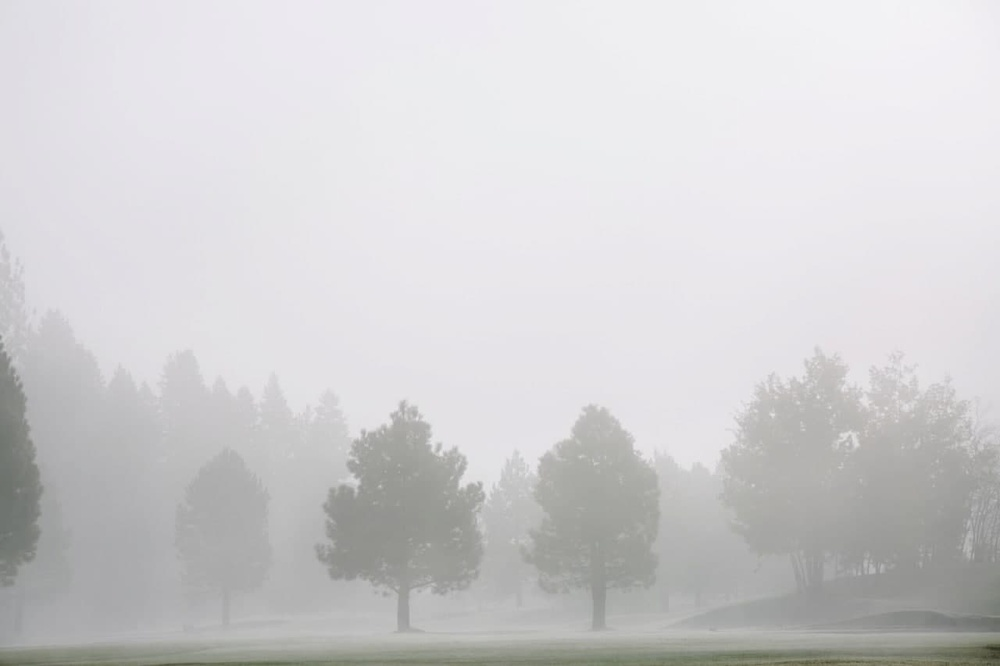
#> input picture trees.jpg, 1000 x 666 px, shrunk from 1280 x 853 before the run
$ jupyter execute --allow-errors Algo_project_image_proccessing_trees.ipynb   (shell and % lines are left out)
#> lines starting #> are read from the running program, lines starting #| are printed output that depends on the picture; long printed decimals are rounded
[cell 1]
import cv2 as cv
import numpy as np
import matplotlib.pyplot as plt
import random
import imquality.brisque as brisque

[cell 2]
img = cv.imread("trees.jpg")
#> img is the input picture: shape (666, 1000, 3); mean B, G, R 208.2, 206.7, 207.5

[cell 3]
img.shape
#> Out = (666, 1000, 3)

[cell 4]
gray = cv.cvtColor(img, cv.COLOR_BGR2GRAY) # Convert to greyscale

#> (a cell that did not finish here is left out)

Histogram equalization

[cell 6]
# This is original histogram, as you can see all values are bunched at the center
hist,bins = np.histogram(gray.flatten(),bins = 256,range = [0,256])
#> hist = 256 values, max 33449 at index 226, min 0 at index 0, mean 2601.6; bins = 257 values from 0 to 256
cdf = hist.cumsum()
#> cdf = 256 values from 0 to 666000
cdf_normalized = cdf * float(hist.max()) / cdf.max()
#> cdf_normalized = 256 values from 0 to 33449
plt.plot(cdf_normalized, color = 'b')
plt.hist(gray.flatten(),256,[0,256], color = 'r')
plt.xlim([0,256])
plt.legend(('cdf','histogram'), loc = 'upper left')
plt.show()
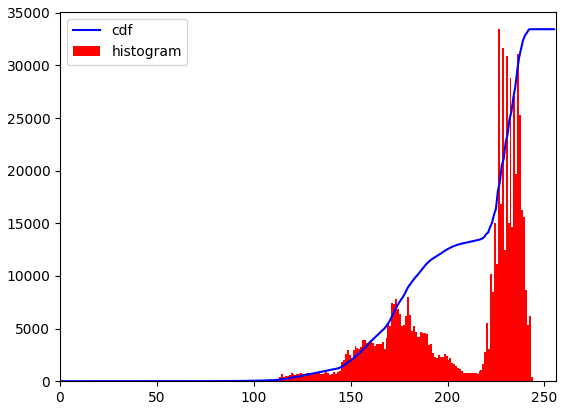
#> figure drawn by matplotlib, 1 panel; tallest bar 33449 high, from x = 226 to 227; curve peaks at x = 244, y = 33449

[cell 7]
equ = cv.equalizeHist(gray) # This line equalizes histogram, now we can see it's spread out. Also makes sense that the new histogram has larger standard deviation
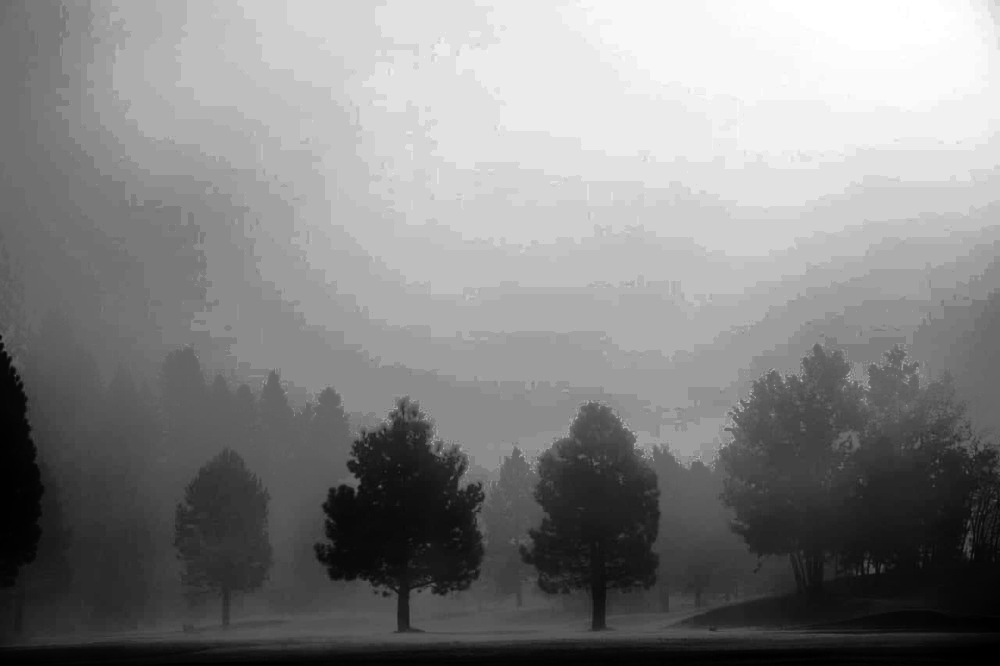
#> equ: shape (666, 1000); min 0, max 255, mean 130.3

[cell 8]
hist,bins = np.histogram(equ.flatten(),bins = 256,range = [0,256])
#> hist = 256 values, max 33449 at index 138, min 0 at index 18, mean 2601.6
cdf = hist.cumsum()
#> cdf = 256 values from 1211 to 666000
cdf_normalized = cdf * float(hist.max()) / cdf.max()
#> cdf_normalized = 256 values from 60.82 to 33449
plt.plot(cdf_normalized, color = 'b')
plt.hist(equ.flatten(),256,[0,256], color = 'r')
plt.xlim([0,256])
plt.legend(('cdf','histogram'), loc = 'upper left')
plt.show()
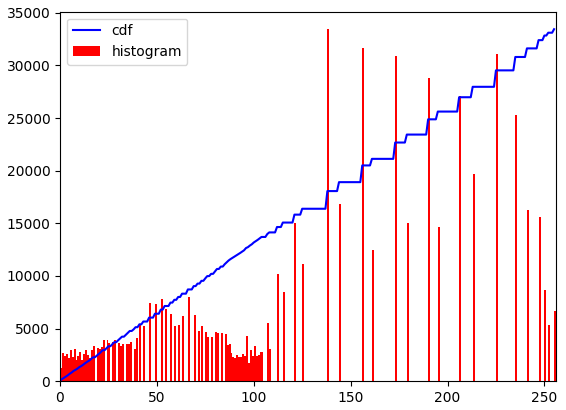
#> figure drawn by matplotlib, 1 panel; tallest bar 33449 high, from x = 138 to 139; curve peaks at x = 255, y = 33449

[cell 9]
#
print(np.std(gray)) # Original sd
#| 32.675
print(np.std(equ))  # Sd after equalization
#| 75.057

#> (a cell that did not finish here is left out)

[cell 11]
#brisque.score(equ)

Now using the method from the research paper (with constants unchanged and window size 10)

[cell 12]
new_image = np.zeros((gray.shape[0],gray.shape[1]))
a = 0
b = 0
c = 1
k = 1
n_size = 10
M = np.mean(gray)
#> M = 207.1
for i in np.arange(0,gray.shape[0]):
    for j in np.arange(0,gray.shape[1]):
        old = gray[i,j]
        #neighbors = [gray[i-1,j],gray[i-1,j-1],gray[i-1,j+1],gray[i,j-1],gray[i,j+1],gray[i+1,j],gray[i+1,j-1],gray[i+1,j+1]]
        neighbor_bound = [max(i-n_size,0), min(i+n_size,gray.shape[0]),max(j-n_size,0), min(j+n_size,gray.shape[1])]
        rmin, rmax, cmin, cmax = neighbor_bound
        neighbors = gray[rmin:rmax,cmin:cmax]
        m = np.mean(neighbors)
        sigma = np.std(neighbors) + 0.0001 # Small constant added to avoid division by zero
        #sigma_list.append(sigma)
        new = (k*M/(sigma + b))*(old-c*m) + m**a
        if new > 255:
            new = 255
        if new < 0:
            new = 0
        new_image[i,j] = new
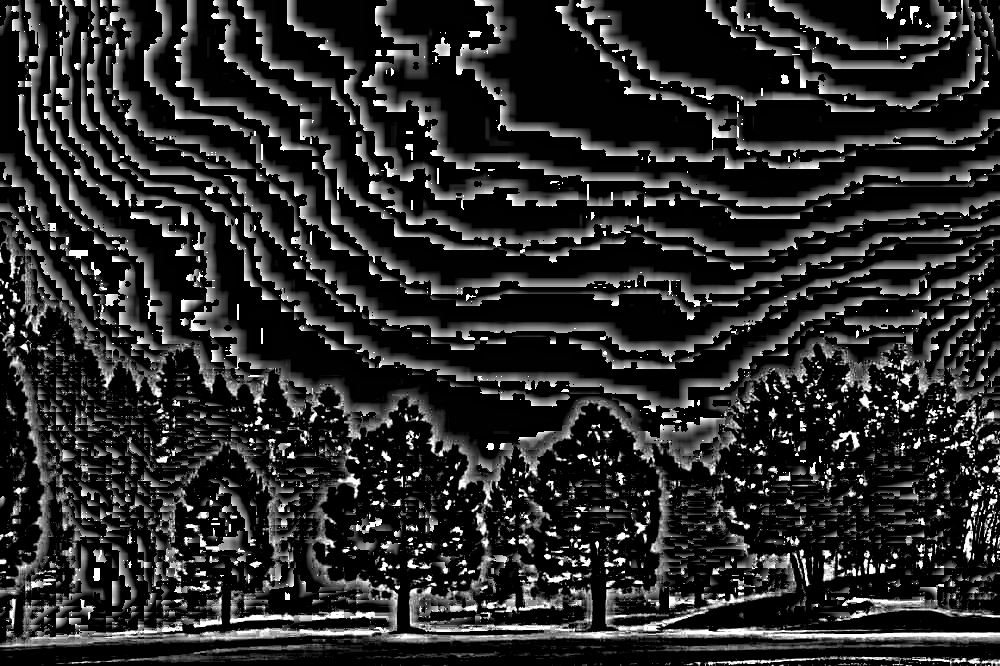
#> new_image: shape (666, 1000) float64; min 0, max 255, mean 43.3

[cell 13]
new_image

#> (a cell that did not finish here is left out)

[cell 15]
# [24 lines of commented-out code are left out]

[cell 16]
#cv2_imshow(new_image)

[cell 17]
def img_func(a,b,c,k, n_size = 1000):
#> called with a = 0, b = 0, c = 1, k = 1, n_size = 1000
  new_image = np.zeros((gray.shape[0],gray.shape[1]))
  M = np.mean(gray)
#> M = 207.1
  rmin, rmax, cmin, cmax = [0,gray.shape[0],0,gray.shape[1]]
#> rmin = 0; rmax = 666; cmin = 0; cmax = 1000
  neighbors = gray[rmin:rmax,cmin:cmax]
  m = np.mean(neighbors)
#> m = 207.1
  sigma = np.std(neighbors) + 0.0001 # Small constant added to avoid division by zero
#> sigma = 32.68

  for i in np.arange(0,gray.shape[0]):
    for j in np.arange(0,gray.shape[1]):
      old = gray[i,j]
      # [6 lines of commented-out code are left out]
      new = (k*M/(sigma + b))*(old-c*m) + m**a
      if new > 255:
          new = 255
      if new < 0:
          new = 0
      new_image[i,j] = new
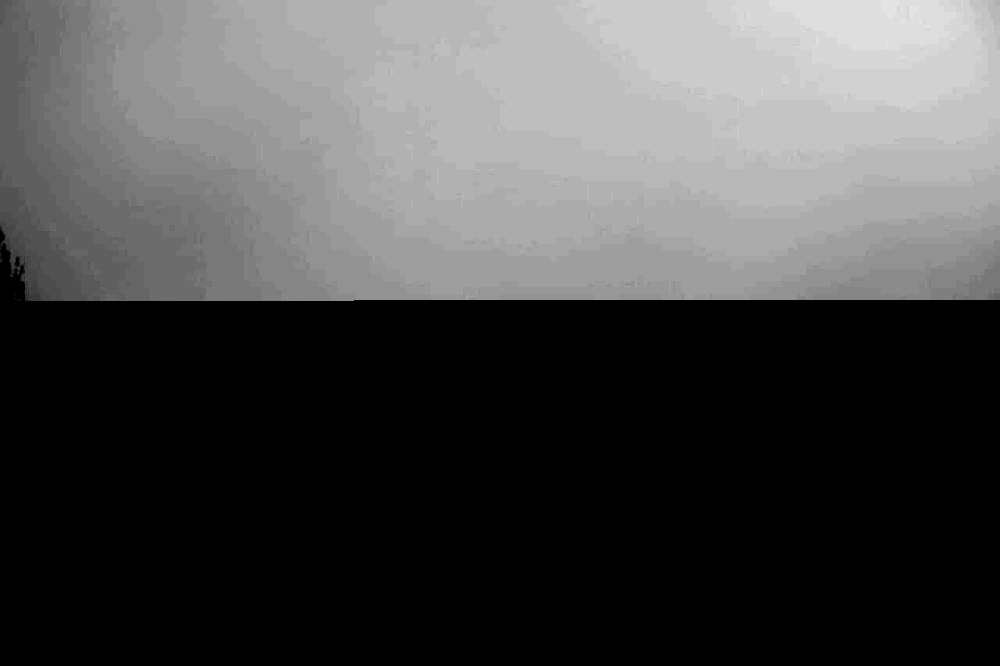
#> new_image: shape (666, 1000) float64; min 0, max 235, mean 73.8
  return new_image
